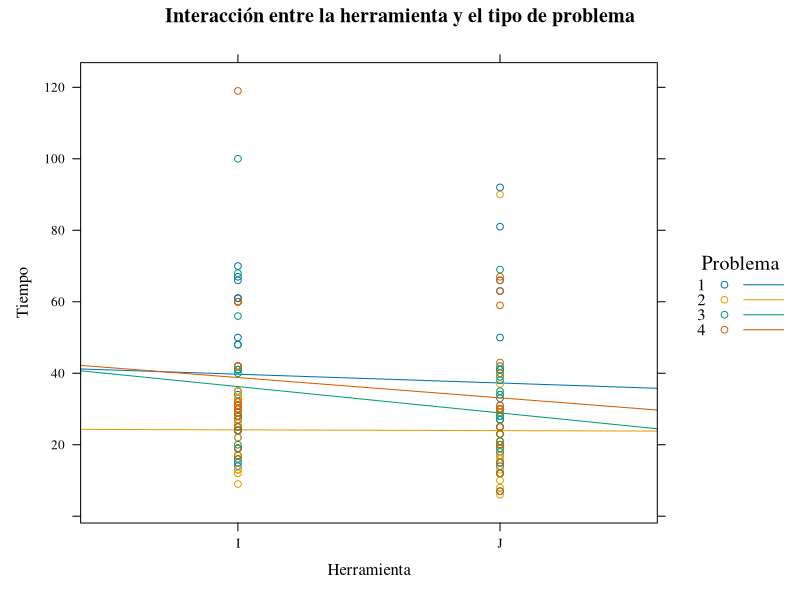
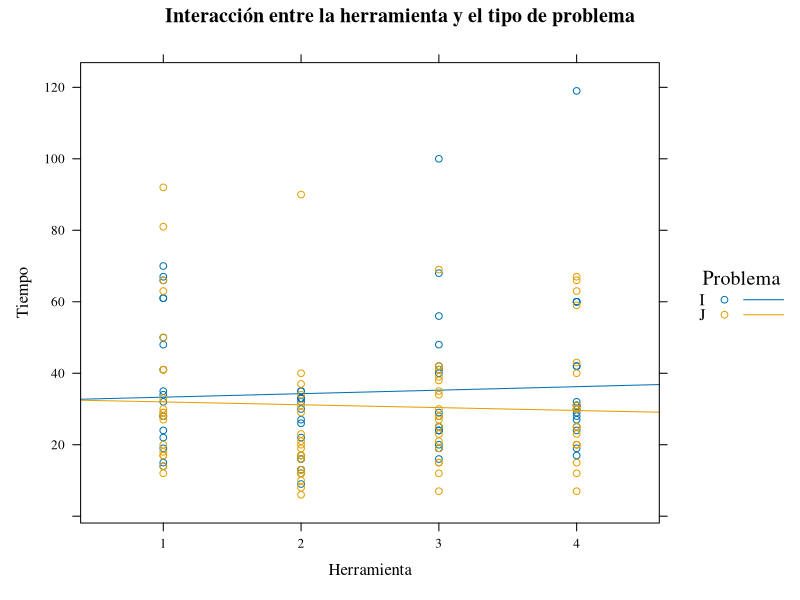
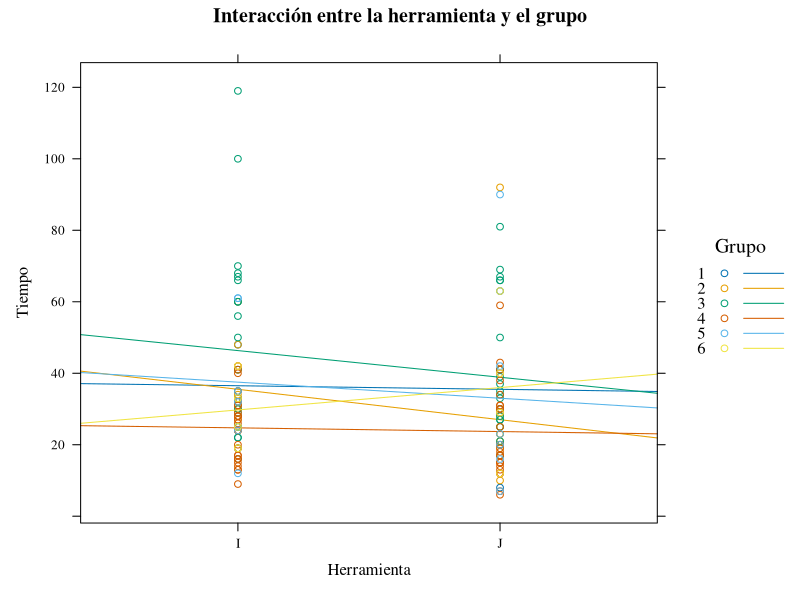
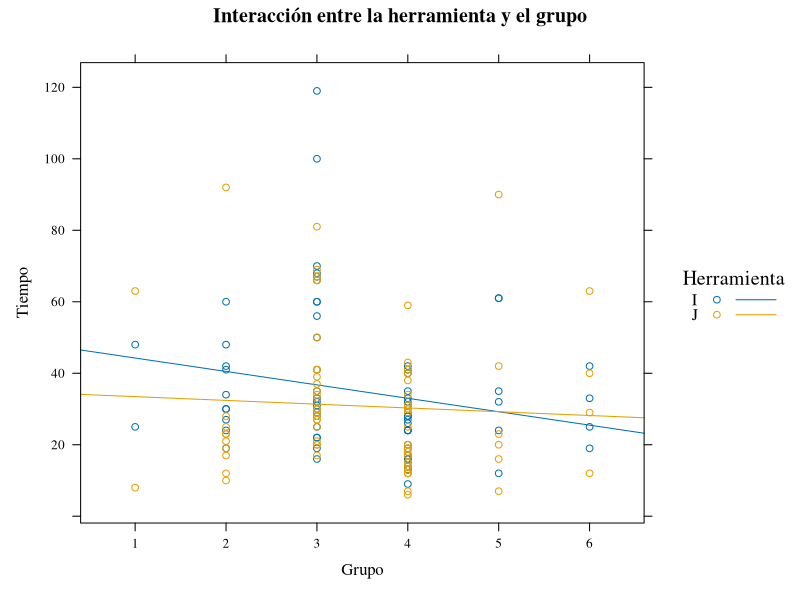

These charts were generated, in order, by the following R code: (Note: this script raises an error after producing the figures.)
## ---- chunk 1
library(readxl)
library(dplyr)
library(lubridate)
library(hms)
library(lme4)
library(car)
library(MASS)
library(lattice)
library(lmtest)
## ---- chunk 2
setwd("~/GitHub/Proyecto-Lineales-avanzados")
#base = read_excel("base_completa.xlsx")
base = read_excel("Base_Limpia.xlsx")
## ---- chunk 3
base1.1 <- base %>%
  mutate(
    ti_hora  = as_hms(ti),
    tf_hora  = as_hms(tf),
    dif_hora = as_hms(dif),
    dif_minutos = as.numeric(difftime(tf, ti, units = "mins"))
  )

base1.1$tool = factor(base1.1$tool)
base1.1$Pregunta = factor(base1.1$Pregunta)
base1.1$Semestre = factor(base1.1$Semestre)
base1.1$Grupo = factor(base1.1$Grupo)
base1.1$id_est = factor(base1.1$id_est)

base1.1 <- base1.1 %>%
  mutate(Grupo_1 = case_when(
    Semestre == "a" & Grupo == 1 ~ 1,
    Semestre == "a" & Grupo == 2 ~ 2,
    Semestre == "a" & Grupo == 3 ~ 3,
    Semestre == "b" & Grupo == 1 ~ 4,
    Semestre == "b" & Grupo == 2 ~ 5,
    Semestre == "b" & Grupo == 3 ~ 6
  )) 
base1.1$Grupo_1 = factor(base1.1$Grupo_1)
## ---- chunk 4
base1.1 = base1.1[!base1.1$id_est %in% c("s13", "s05"), ]
## ---- chunk 5

tabla_final <- table(
  Grupo = base1.1$Grupo, 
  Pregunta = base1.1$Pregunta, 
  Falta_US = is.na(base1.1$dif_minutos)
)

tabla_final[, , "FALSE"]
## ---- chunk 6
table(base1.1$Grupo[!is.na(base1.1$sus)])
## ---- chunk 7
table(base1.1$Pregunta[!is.na(base1.1$dif_minutos)])
## ---- chunk 8
library(tidyr)
library(dplyr)
estudiantes_con_na <- base1.1 %>% 
  group_by(id_est) %>% 
  filter(any(is.na(dif_minutos))) %>% 
  ungroup()

# Ver cuáles estudiantes son y cuántas preguntas les faltan
estudiantes_con_na %>% 
  group_by(id_est, Grupo, Semestre) %>% 
  summarise(preguntas_con_NA = sum(is.na(dif_minutos)), .groups = "drop")
## ---- chunk 9
conteo_estudiantes <- base1.1 %>%
  distinct(id_est, Semestre, Grupo_1) %>%  # Nos quedamos solo con estudiantes únicos por grupo/semestre
  count(Semestre, Grupo_1, name = "Total_Estudiantes")

print(conteo_estudiantes)
## ---- chunk 10
conteo_estudiantes <- base1.1 %>%
  distinct(id_est, Semestre) %>%  # Nos quedamos solo con estudiantes únicos por grupo/semestre
  count(Semestre, name = "Total_Estudiantes")

print(conteo_estudiantes)
## ---- chunk 11
table(base1.1$Grupo, base1.1$Semestre)
## ---- chunk 12
xyplot(dif_minutos ~ tool, 
       groups = Pregunta, 
       type = c("r", "p"),
       xlab = "Herramienta",
       ylab = "Tiempo",
       main = "Interacción entre la herramienta y el tipo de problema",
       data = base1.1,
       par.settings = list(
         # Cambia la fuente de todo el gráfico de una sola vez
         grid.pars = list(fontfamily = "serif"), 
         key.title = list(cex = 0.2, font = 1) 
       ),
       auto.key = list(
         title = expression(Problema),
         cex.title = 1.2, 
         space = "right"
       ))
## ---- chunk 13
xyplot(dif_minutos ~ Pregunta, 
       groups = tool, 
       type = c("r", "p"),
       xlab = "Herramienta",
       ylab = "Tiempo",
       main = "Interacción entre la herramienta y el tipo de problema",
       data = base1.1,
       par.settings = list(
         # Cambia la fuente de todo el gráfico de una sola vez
         grid.pars = list(fontfamily = "serif"), 
         key.title = list(cex = 0.2, font = 1) 
       ),
       auto.key = list(
         title = expression(Problema),
         cex.title = 1.2, 
         space = "right"
       ))
## ---- chunk 14
xyplot(dif_minutos ~ tool, 
       groups = Grupo_1, 
       type = c("r", "p"),
       xlab = "Herramienta",
       ylab = "Tiempo",
       main = "Interacción entre la herramienta y el grupo",
       data = base1.1,
       par.settings = list(
         # Cambia la fuente de todo el gráfico de una sola vez
         grid.pars = list(fontfamily = "serif")
       ),
       auto.key = list(
         title = expression(Grupo),
         cex.title = 1.2,
         space = "right"
       ))
## ---- chunk 15
xyplot(dif_minutos ~ Grupo_1, 
       groups = tool, 
       type = c("r", "p"),
       xlab = "Grupo",
       ylab = "Tiempo",
       main = "Interacción entre la herramienta y el grupo",
       data = base1.1,
       par.settings = list(
         grid.pars = list(fontfamily = "serif") # Mantiene la fuente uniforme
       ),
       auto.key = list(
         # Forzamos el título y su tamaño aquí usando un truco de texto expresivo
         title = expression(Herramienta),
         cex.title = 1.2, # <-- Este argumento directo en auto.key suele destrabarlo
         space = "right"
       ))
## ---- chunk 16
mod1.1 = lmer(log(dif_minutos) ~ tool*Pregunta + tool*Semestre +tool*Grupo_1 + (1|id_est), 
                  data = base1.1)
drop1(mod1.1, test = "Chisq")
## ---- chunk 17
mod1.2 = lmer(log(dif_minutos) ~ Pregunta + tool*Semestre +tool*Grupo_1 + (1|id_est), 
                  data = base1.1)
drop1(mod1.2, test = "Chisq")
## ---- chunk 18
mod1.3 = lmer(log(dif_minutos) ~ Pregunta + tool*Semestre + Grupo_1 + (1|id_est), 
                  data = base1.1)
drop1(mod1.3, test = "Chisq")
## ---- chunk 19
mod1.4 = lmer(log(dif_minutos) ~ tool+ Pregunta + Semestre + Grupo_1 + (1|id_est), 
                  data = base1.1)
drop1(mod1.4, test = "Chisq")
## ---- chunk 20
mod1.final = lmer(log(dif_minutos) ~ tool+Pregunta + Grupo_1 + (1|id_est), 
                  data = base1.1)

drop1(mod1.final, test = "Chisq")
## ---- chunk 21
confint(mod1.final)
## ---- chunk 22
round(fixef(mod1.final),3)
## ---- chunk 23
ranef(mod1.final)
## ---- chunk 24
confint(VarCorr(mod1.final))
## ---- chunk 25
mean(base1.1$dif_minutos)
## ---- chunk 26
# 1. Parámetros iniciales corregidos
r = c(4, 12, 14, 3, 2) 
n_estudiantes = sum(r) # 35 estudiantes en total
med = 3.59 # Intercepto del modelo (Categorías de referencia: Grupo 2, Problema 1, Herramienta I)

# Unificación de efectos fijos en vectores estructurados
ef_herramienta = c("I" = 0, "J" = -0.157)
ef_problem     = c(0, -0.416, -0.127, -0.073) # Para Problemas 1, 2, 3 y 4
ef_g           = c(0, 0.272, -0.280, -0.027, 0.025) # Para Grupos 2, 3, 4, 5 y 6

# Simulación de efectos aleatorios (Dimensiones teóricas correctas)
sd_est = 0.16
sd_res = 0.49


# Cada estudiante responde 4 problemas, expandimos el diseño
grupo_expandido = rep(factor(rep(2:6, times = r)), each = 4)
problema_expandido = factor(rep(1:4, times = n_estudiantes))

# 2. Definición del bloque base con la restricción estricta
bloque_base = c("I", "I", "J", "J")

# Generamos las combinaciones aleatorias para los 35 estudiantes
herramientas_lista = replicate(n_estudiantes, sample(bloque_base), simplify = FALSE)
herramientas_vector = unlist(herramientas_lista)

# 3. Asignación pura por indexación con corchetes []
secuencia_total = 1:length(grupo_expandido)
herramienta = factor(herramientas_vector[secuencia_total])


# ef_est se genera por estudiante (35) y se expande a sus 4 mediciones
ef_est = rep(rnorm(n_estudiantes, 0, sd_est), each = 4)
# epsilon se genera para cada una de las 140 mediciones individuales
epsilon = rnorm(length(grupo_expandido), 0, sd_res)



# 4. Simulación de la respuesta (Indexación corregida por posición numérica)
y = med + 
    ef_herramienta[herramienta] + 
    ef_problem[as.numeric(problema_expandido)] + 
    ef_g[as.numeric(grupo_expandido)] + 
    ef_est + 
    epsilon

# 5. Construcción y visualización del Data Frame
df_final = data.frame(
  Estudiante = rep(1:n_estudiantes, each = 4),
  Grupo = grupo_expandido,
  Problema = problema_expandido,
  Herramienta = herramienta,
  time = y
)

# Mostramos los primeros 4 estudiantes para ver sus combinaciones y tiempos
print(head(df_final, 16))
## ---- chunk 27
# 1. Colapsamos las herramientas por cada estudiante usando split e indexación
combinaciones_por_estudiante = sapply(
  split(df_final$Herramienta, df_final$Estudiante), 
  function(x) paste(x, collapse = "")
)

# 2. Generamos la tabla de frecuencias de las combinaciones
tabla_conteo = table(combinaciones_por_estudiante)

# 3. Lo mostramos de forma elegante
print("Frecuencia de las combinaciones generadas:")
print(tabla_conteo)

# 4. Verificación matemática: ¿Todos tienen 4 asignaciones válidas?
print(paste("Total de estudiantes auditados:", length(combinaciones_por_estudiante)))
## ---- chunk 28

# 1. Parámetros iniciales corregidos
r = c(4, 12, 14, 3, 2) 
n_estudiantes = sum(r) # 35 estudiantes en total
med = 3.59 # Intercepto del modelo (Categorías de referencia: Grupo 2, Problema 1, Herramienta I)

# Unificación de efectos fijos en vectores estructurados
ef_herramienta = c("I" = 0, "J" = -0.157)
ef_problem     = c(0, -0.416, -0.127, -0.073) # Para Problemas 1, 2, 3 y 4
ef_g           = c(0, 0.272, -0.280, -0.027, 0.025) # Para Grupos 2, 3, 4, 5 y 6

# Simulación de efectos aleatorios (Dimensiones teóricas correctas)
sd_est = 0.16
sd_res = 0.49


# Cada estudiante responde 4 problemas, expandimos el diseño
grupo_expandido = rep(factor(rep(2:6, times = r)), each = 4)
problema_expandido = factor(rep(1:4, times = n_estudiantes))
est = rep(1:n_estudiantes, each = 4)

# 2. Definición del bloque base con la restricción estricta
bloque_base = c("I", "I", "J", "J")

# Generamos las combinaciones aleatorias para los 35 estudiantes
herramientas_lista = replicate(n_estudiantes, sample(bloque_base), simplify = FALSE)
herramientas_vector = unlist(herramientas_lista)

# 3. Asignación pura por indexación con corchetes []
secuencia_total = 1:length(grupo_expandido)
herramienta = factor(herramientas_vector[secuencia_total])



sdest = c()
sdres = c()
p_herramienta = c()

for (i in 1:1000) {
  # ef_est se genera por estudiante (35) y se expande a sus 4 mediciones
ef_est = rep(rnorm(n_estudiantes, 0, sd_est), each = 4)
# epsilon se genera para cada una de las 140 mediciones individuales
epsilon = rnorm(length(grupo_expandido), 0, sd_res)


# 4. Simulación de la respuesta (Indexación corregida por posición numérica)
y = med + 
    ef_herramienta[herramienta] + 
    ef_problem[as.numeric(problema_expandido)] + 
    ef_g[as.numeric(grupo_expandido)] + 
    ef_est + 
    epsilon

mod= lmer(y ~ herramienta +problema_expandido + grupo_expandido + (1|est))
vc = VarCorr(mod)
vc = as.data.frame(vc)
sdest[i] = vc[1,5]
sdres[i] = vc[2,5]
p_herramienta[i] = drop1(mod, test = "Chisq")[2,4]
}

pot = mean(p_herramienta< 0.05)
mean_est = mean(sdest)
mean_res = mean(sdres)
pot

## ---- chunk 29

# 1. Parámetros iniciales corregidos
r = c(14, 14, 14, 14, 14) 
n_estudiantes = sum(r) # 35 estudiantes en total
med = 3.59 # Intercepto del modelo (Categorías de referencia: Grupo 2, Problema 1, Herramienta I)

# Unificación de efectos fijos en vectores estructurados
ef_herramienta = c("I" = 0, "J" = -0.157)
ef_problem     = c(0, -0.416, -0.127, -0.073) # Para Problemas 1, 2, 3 y 4
ef_g           = c(0, 0.272, -0.280, -0.027, 0.025) # Para Grupos 2, 3, 4, 5 y 6

# Simulación de efectos aleatorios (Dimensiones teóricas correctas)
sd_est = 0.16
sd_res = 0.49


# Cada estudiante responde 4 problemas, expandimos el diseño
grupo_expandido = rep(factor(rep(2:6, times = r)), each = 4)
problema_expandido = factor(rep(1:4, times = n_estudiantes))
est = rep(1:n_estudiantes, each = 4)

# 2. Definición del bloque base con la restricción estricta
bloque_base = c("I", "I", "J", "J")

# Generamos las combinaciones aleatorias para los 35 estudiantes
herramientas_lista = replicate(n_estudiantes, sample(bloque_base), simplify = FALSE)
herramientas_vector = unlist(herramientas_lista)

# 3. Asignación pura por indexación con corchetes []
secuencia_total = 1:length(grupo_expandido)
herramienta = factor(herramientas_vector[secuencia_total])



sdest = c()
sdres = c()
p_herramienta = c()

for (i in 1:1000) {
  # ef_est se genera por estudiante (35) y se expande a sus 4 mediciones
ef_est = rep(rnorm(n_estudiantes, 0, sd_est), each = 4)
# epsilon se genera para cada una de las 140 mediciones individuales
epsilon = rnorm(length(grupo_expandido), 0, sd_res)


# 4. Simulación de la respuesta (Indexación corregida por posición numérica)
y = med + 
    ef_herramienta[herramienta] + 
    ef_problem[as.numeric(problema_expandido)] + 
    ef_g[as.numeric(grupo_expandido)] + 
    ef_est + 
    epsilon

mod= lmer(y ~ herramienta +problema_expandido + grupo_expandido + (1|est))
vc = VarCorr(mod)
vc = as.data.frame(vc)
sdest[i] = vc[1,5]
sdres[i] = vc[2,5]
p_herramienta[i] = drop1(mod, test = "Chisq")[2,4]
}

pot = mean(p_herramienta< 0.05)
mean_est = mean(sdest)
mean_res = mean(sdres)
pot

## ---- chunk 30
res1.1 = residuals(mod1.final)
qqPlot(res1.1,xlab = "Quantiles normales", ylab = "Residuales", main = "QQ-Plot para el modelo del tiempo de respuesta entre problemas")
## ---- chunk 31
fit1.2 = fitted(mod1.final)
# plot(fit1.2,res1.1,xlab = "Valores Ajustados",ylab = "Residuales",2.4)
plot(fit1.2,res1.1,xlab = "Valores Ajustados",ylab = "Residuales", main = "Gráfico de residuales contra valores ajustados, del \nmodelo sobre el tiempo de respuesta entre problemas")
## ---- chunk 32
leveneTest(res1.1 ~ base1.1$tool)
## ---- chunk 33
confint(mod1.final)
## ---- chunk 34
library(emmeans)
em = emmeans(mod1.final,pairwise ~ Grupo_1, adjust = "Tukey")
em$contrasts
## ---- chunk 35
confint(em$contrasts, type = "response")
## ---- chunk 36
preg = emmeans(mod1.final,pairwise ~ Pregunta, adjust = "Tukey")
diff = preg$contrasts
confint(diff, type = "response")
## ---- chunk 37
# 1. Convertimos a data.frame para manipularlo con seguridad
df_contrasts <- as.data.frame(preg$contrasts)

# Opción A: Extraer por posición (si estás 100% seguro de las filas)
# La columna se llama "estimate"
d <- df_contrasts$estimate[c(1, 5)]
ee <- df_contrasts$SE[c(1, 5)]
gl <- 101
t = qt(1-0.05/2*length(d),gl)
ic = cbind(d-t*ee,d+t*ee)
round(ic,3)
## ---- chunk 38
xyplot(sus ~ tool, 
       groups = Pregunta, 
       type = c("r", "p"),
       xlab = "Herramienta",
       ylab = "Tiempo",
       main = "Interacción entre la herramienta y el tipo de problema",
       data = base1.1,
       par.settings = list(
         # Cambia la fuente de todo el gráfico de una sola vez
         grid.pars = list(fontfamily = "serif"), 
         key.title = list(cex = 0.2, font = 1) 
       ),
       auto.key = list(
         title = expression(Problema),
         cex.title = 1.2, 
         space = "right"
       ))
## ---- chunk 39
xyplot(sus ~ Pregunta, 
       groups = tool, 
       type = c("r", "p"),
       xlab = "Problema",
       ylab = "Tiempo",
       main = "Interacción entre la herramienta y el tipo de problema",
       data = base1.1,
       par.settings = list(
         # Cambia la fuente de todo el gráfico de una sola vez
         grid.pars = list(fontfamily = "serif"), 
         key.title = list(cex = 0.2, font = 1) 
       ),
       auto.key = list(
         title = expression(Herramienta),
         cex.title = 1.2, 
         space = "right"
       ))
## ---- chunk 40
xyplot(sus ~ tool, 
       groups = Grupo_1, 
       type = c("r", "p"),
       xlab = "Herramienta",
       ylab = "Tiempo",
       main = "Interacción entre la herramienta y el grupo",
       data = base1.1,
       par.settings = list(
         # Cambia la fuente de todo el gráfico de una sola vez
         grid.pars = list(fontfamily = "serif")
       ),
       auto.key = list(
         title = expression(Grupo),
         cex.title = 1.2,
         space = "right"
       ))
## ---- chunk 41
xyplot(sus ~ Grupo_1, 
       groups = tool, 
       type = c("r", "p"),
       xlab = "Grupo",
       ylab = "Tiempo",
       main = "Interacción entre la herramienta y el grupo",
       data = base1.1,
       par.settings = list(
         grid.pars = list(fontfamily = "serif") # Mantiene la fuente uniforme
       ),
       auto.key = list(
         # Forzamos el título y su tamaño aquí usando un truco de texto expresivo
         title = expression(Herramienta),
         cex.title = 1.2, # <-- Este argumento directo en auto.key suele destrabarlo
         space = "right"
       ))
## ---- chunk 42
mod2.1 = lmer(sus^3~tool*Grupo_1+tool*Pregunta+tool*Semestre+ (1|id_est), data = base1.1)
drop1(mod2.1, test = "Chisq")
## ---- chunk 43
mod2.2 = lmer(sus^3~tool*Grupo_1+tool*Pregunta+Semestre+ (1|id_est), data = base1.1)
drop1(mod2.2, test = "Chisq")
## ---- chunk 44
mod2.3 = lmer(sus^3~tool*Grupo_1+Pregunta+Semestre+ (1|id_est), data = base1.1)
drop1(mod2.3, test = "Chisq")
## ---- chunk 45
mod2.4 = lmer(sus^3~tool*Grupo_1+Pregunta+ (1|id_est), data = base1.1)
drop1(mod2.4, test = "Chisq")
## ---- chunk 46
pre = predict(mod2.4)
base1.1$sus_centrado = base1.1$sus-pre+mean(base1.1$sus)
num_herramientas <- length(levels(base1.1$Grupo_1))
boxplot(sus_centrado ~ Pregunta * Grupo_1, 
        data = base1.1,
        # 'col' repetirá la paleta para cada bloque de preguntas
        col = rep(c("#1f77b4", "#d62728")[1:num_herramientas], each = length(unique(base1.1$Pregunta))),
        las = 2,
        main = "SUS por Pregunta y Grupo CENTRADO",
        xlab = "", 
        ylab = "Escala SUS")
## ---- chunk 47
res2.3 = residuals(mod2.4)
qqPlot(res2.3,xlab = "Quantiles normales", ylab = "Residuales", main = "QQ-Plot para el modelo de usabilidad de las herramientas")
## ---- chunk 48
shapiro.test(res2.3)
## ---- chunk 49
fit2.3 = fitted(mod2.4)
plot(fit2.3,res2.3,xlab = "Valores Ajustados",ylab = "Residuales", main = "Gráfico de residuales contra valores ajustados, del \nmodelo de usabilidad de las herramientas")
## ---- chunk 50
leveneTest(res2.3 ~ model.frame(mod2.4)$tool)
## ---- chunk 51
confint(mod2.4)
## ---- chunk 52
fixef(mod2.4)
## ---- chunk 53
em2 = emmeans(mod2.4,pairwise ~ tool|Grupo_1)
em2$contrasts
## ---- chunk 54
library(dplyr)
library(tidyr)

estudiantes_por_combinacion <- base1.1 %>%
  arrange(id_est, Pregunta) %>%
  group_by(id_est) %>%
  summarise(combinacion = paste(tool, collapse = "")) %>%
  group_by(combinacion) %>%
  summarise(n_estudiantes = n())

print(estudiantes_por_combinacion)
